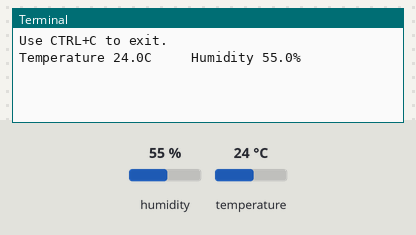
Simulated run of this program. Board: Raspberry Pi (BCM pin numbers). Parts: the last lines printed to the terminal. Inputs (shaded band) come from the test bench; at power-on: humidity 55 %, temperature 24 °C.

Above: at 1.2 s.
1.3 s: humidity set to 22 %
At 2.9 s:
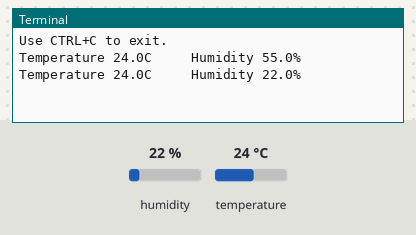
4.1 s: temperature set to 12 °C
At 5.3 s:
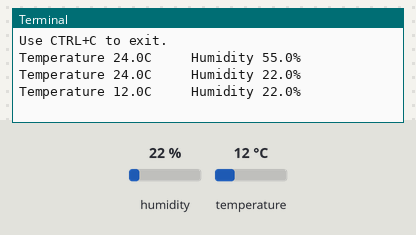
6.9 s: humidity set to 40 %
At 9.1 s:
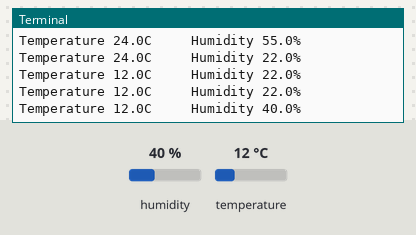
Timing chart, 0 to 10.6 s (numbered marks = the images above; inputs shaded):
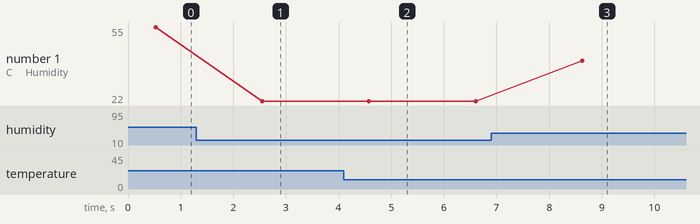

The program:

15_ky015_temperature_humidity.py
```python
import Adafruit_DHT
import RPi.GPIO as GPIO
import time


DHTSensor = Adafruit_DHT.DHT11
KY015 = 4

print("Use CTRL+C to exit.")

try:
    while True:
        h, t = Adafruit_DHT.read_retry(Adafruit_DHT.DHT11, KY015)
        print("Temperature {}C     Humidity {}%".format(t, h))
        time.sleep(1.5)
except Exception as e:
    GPIO.cleanup()
```

Measured:
- after the input at 1.3 s, the terminal: prints a new line after 1.3 s (image 1)
- after the input at 4.1 s, the terminal: prints a new line after 0.48 s (image 2)
- after the input at 6.9 s, the terminal: prints a new line after 1.7 s (image 3)
- plotted number 1: 55 → 22 after the input at 1.3 s, 22 → 40 after the input at 6.9 s
